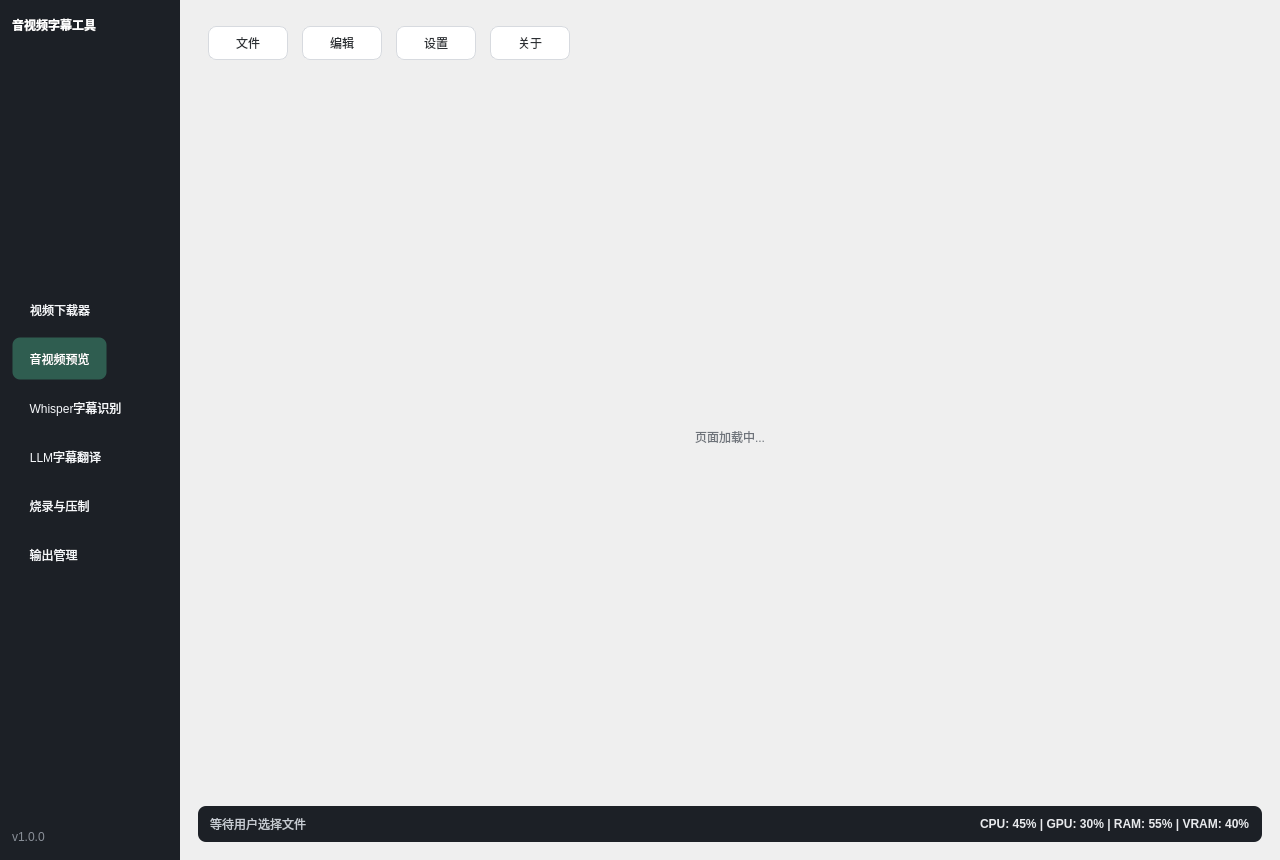
<?xml version="1.0" encoding="UTF-8"?>
<ui version="4.0">
 <class>MainWindow</class>
 <widget class="QMainWindow" name="MainWindow">
  <property name="geometry">
   <rect>
    <x>0</x>
    <y>0</y>
            <width>1280</width>
            <height>860</height>
   </rect>
  </property>
  <property name="minimumSize">
   <size>
            <width>1120</width>
            <height>760</height>
   </size>
  </property>
  <property name="windowTitle">
   <string>qSrtTool</string>
  </property>
  <widget class="QWidget" name="centralwidget">
   <layout class="QHBoxLayout" name="rootLayout">
    <property name="spacing">
     <number>0</number>
    </property>
    <property name="leftMargin">
     <number>0</number>
    </property>
    <property name="topMargin">
     <number>0</number>
    </property>
    <property name="rightMargin">
     <number>0</number>
    </property>
    <property name="bottomMargin">
     <number>0</number>
    </property>
    <item>
     <widget class="QFrame" name="sidebarFrame">
      <property name="minimumSize">
       <size>
        <width>180</width>
        <height>0</height>
       </size>
      </property>
      <property name="maximumSize">
       <size>
        <width>220</width>
        <height>16777215</height>
       </size>
      </property>
      <property name="styleSheet">
       <string notr="true">#sidebarFrame { background-color: #1C2026; }
QToolButton { color: #F5F7FA; font: 11pt &quot;Microsoft YaHei&quot;; padding: 10px 12px; text-align: left; background: transparent; border: 1px solid transparent; border-radius: 8px; }
QToolButton:hover { background-color: #2A2F36; }
QToolButton:checked { background-color: #2F5D50; color: #FFFFFF; }</string>
      </property>
      <layout class="QVBoxLayout" name="sidebarLayout">
       <property name="spacing">
        <number>6</number>
       </property>
       <property name="leftMargin">
        <number>12</number>
       </property>
       <property name="topMargin">
        <number>16</number>
       </property>
       <property name="rightMargin">
        <number>12</number>
       </property>
       <property name="bottomMargin">
        <number>16</number>
       </property>
       <item>
        <widget class="QLabel" name="appTitleLabel">
         <property name="styleSheet">
          <string notr="true">color: #FFFFFF; font: 14pt &quot;Microsoft YaHei&quot;; font-weight: 600;</string>
         </property>
         <property name="text">
          <string>音视频字幕工具</string>
         </property>
        </widget>
       </item>
       <item>
        <spacer name="sidebarSpacerTop">
         <property name="orientation">
          <enum>Qt::Vertical</enum>
         </property>
         <property name="sizeHint" stdset="0">
          <size>
           <width>20</width>
           <height>12</height>
          </size>
         </property>
        </spacer>
       </item>
       <item>
        <widget class="QToolButton" name="navDownloadButton">
         <property name="text">
          <string>视频下载器</string>
         </property>
         <property name="checkable">
          <bool>true</bool>
         </property>
        </widget>
       </item>
       <item>
        <widget class="QToolButton" name="navPreviewButton">
         <property name="text">
          <string>音视频预览</string>
         </property>
         <property name="checkable">
          <bool>true</bool>
         </property>
         <property name="checked">
          <bool>true</bool>
         </property>
        </widget>
       </item>
       <item>
        <widget class="QToolButton" name="navWhisperButton">
         <property name="text">
          <string>Whisper字幕识别</string>
         </property>
         <property name="checkable">
          <bool>true</bool>
         </property>
        </widget>
       </item>
       <item>
        <widget class="QToolButton" name="navTranslateButton">
         <property name="text">
          <string>LLM字幕翻译</string>
         </property>
         <property name="checkable">
          <bool>true</bool>
         </property>
        </widget>
       </item>
       <item>
        <widget class="QToolButton" name="navBurnButton">
         <property name="text">
          <string>烧录与压制</string>
         </property>
         <property name="checkable">
          <bool>true</bool>
         </property>
        </widget>
       </item>
       <item>
        <widget class="QToolButton" name="navOutputButton">
         <property name="text">
          <string>输出管理</string>
         </property>
         <property name="checkable">
          <bool>true</bool>
         </property>
        </widget>
       </item>
       <item>
        <spacer name="sidebarSpacerBottom">
         <property name="orientation">
          <enum>Qt::Vertical</enum>
         </property>
         <property name="sizeHint" stdset="0">
          <size>
           <width>20</width>
           <height>40</height>
          </size>
         </property>
        </spacer>
       </item>
       <item>
        <widget class="QLabel" name="sidebarFooterLabel">
         <property name="styleSheet">
          <string notr="true">color: #8A9099; font: 9pt &quot;Microsoft YaHei&quot;;</string>
         </property>
         <property name="text">
          <string>v1.0.0</string>
         </property>
        </widget>
       </item>
      </layout>
     </widget>
    </item>
    <item>
     <layout class="QVBoxLayout" name="contentLayout">
      <property name="spacing">
       <number>18</number>
      </property>
      <property name="leftMargin">
       <number>18</number>
      </property>
      <property name="topMargin">
       <number>18</number>
      </property>
      <property name="rightMargin">
       <number>18</number>
      </property>
      <property name="bottomMargin">
       <number>18</number>
      </property>
      <item>
       <layout class="QHBoxLayout" name="topMenuLayout">
        <property name="spacing">
         <number>14</number>
        </property>
        <property name="leftMargin">
         <number>10</number>
        </property>
        <property name="topMargin">
         <number>8</number>
        </property>
        <property name="rightMargin">
         <number>10</number>
        </property>
        <property name="bottomMargin">
         <number>8</number>
        </property>
        <item>
         <widget class="QPushButton" name="menuFileButton">
          <property name="minimumSize">
           <size>
            <width>80</width>
            <height>34</height>
           </size>
          </property>
          <property name="styleSheet">
           <string notr="true">QPushButton { background-color: #FFFFFF; color: #2B2F33; border: 1px solid #D7DADF; border-radius: 8px; padding: 6px 16px; font: 11pt &quot;Microsoft YaHei&quot;; }
QPushButton:hover { background-color: #F0F2F5; }</string>
          </property>
          <property name="text">
           <string>文件</string>
          </property>
         </widget>
        </item>
        <item>
         <widget class="QPushButton" name="menuSubtitleButton">
          <property name="minimumSize">
           <size>
            <width>80</width>
            <height>34</height>
           </size>
          </property>
          <property name="styleSheet">
           <string notr="true">QPushButton { background-color: #FFFFFF; color: #2B2F33; border: 1px solid #D7DADF; border-radius: 8px; padding: 6px 16px; font: 11pt &quot;Microsoft YaHei&quot;; }
QPushButton:hover { background-color: #F0F2F5; }</string>
          </property>
          <property name="text">
           <string>编辑</string>
          </property>
         </widget>
        </item>
        <item>
         <widget class="QPushButton" name="menuSettingsButton">
          <property name="minimumSize">
           <size>
            <width>80</width>
            <height>34</height>
           </size>
          </property>
          <property name="styleSheet">
           <string notr="true">QPushButton { background-color: #FFFFFF; color: #2B2F33; border: 1px solid #D7DADF; border-radius: 8px; padding: 6px 16px; font: 11pt &quot;Microsoft YaHei&quot;; }
QPushButton:hover { background-color: #F0F2F5; }</string>
          </property>
          <property name="text">
           <string>设置</string>
          </property>
         </widget>
        </item>
        <item>
         <widget class="QPushButton" name="menuAboutButton">
          <property name="minimumSize">
           <size>
            <width>80</width>
            <height>34</height>
           </size>
          </property>
          <property name="styleSheet">
           <string notr="true">QPushButton { background-color: #FFFFFF; color: #2B2F33; border: 1px solid #D7DADF; border-radius: 8px; padding: 6px 16px; font: 11pt &quot;Microsoft YaHei&quot;; }
QPushButton:hover { background-color: #F0F2F5; }</string>
          </property>
          <property name="text">
           <string>关于</string>
          </property>
         </widget>
        </item>
        <item>
         <spacer name="topMenuSpacer">
          <property name="orientation">
           <enum>Qt::Horizontal</enum>
          </property>
          <property name="sizeHint" stdset="0">
           <size>
            <width>40</width>
            <height>20</height>
           </size>
          </property>
         </spacer>
        </item>
       </layout>
      </item>
      <item>
       <widget class="QStackedWidget" name="mainStackedWidget">
        <property name="currentIndex">
         <number>0</number>
        </property>
        <widget class="QWidget" name="pagePlaceholder">
         <layout class="QVBoxLayout" name="placeholderLayout">
          <property name="leftMargin">
           <number>0</number>
          </property>
          <property name="topMargin">
           <number>0</number>
          </property>
          <property name="rightMargin">
           <number>0</number>
          </property>
          <property name="bottomMargin">
           <number>0</number>
          </property>
          <item>
           <widget class="QLabel" name="placeholderLabel">
            <property name="styleSheet">
             <string notr="true">color: #6E737A; font: 11pt &quot;Microsoft YaHei&quot;;</string>
            </property>
            <property name="text">
             <string>页面加载中...</string>
            </property>
            <property name="alignment">
             <set>Qt::AlignCenter</set>
            </property>
           </widget>
          </item>
         </layout>
        </widget>
       </widget>
      </item>
      <item>
       <widget class="QFrame" name="statusBarWidget">
        <property name="minimumSize">
         <size>
          <width>0</width>
          <height>36</height>
         </size>
        </property>
        <property name="styleSheet">
         <string notr="true">#statusBarWidget { background-color: #1C2026; border-radius: 8px; }
#statusBarWidget QLabel { color: #C6CBD2; font: 9pt &quot;Microsoft YaHei&quot;; }</string>
        </property>
        <layout class="QHBoxLayout" name="statusBarLayout">
         <property name="spacing">
          <number>10</number>
         </property>
         <property name="leftMargin">
          <number>12</number>
         </property>
         <property name="topMargin">
          <number>6</number>
         </property>
         <property name="rightMargin">
          <number>12</number>
         </property>
         <property name="bottomMargin">
          <number>6</number>
         </property>
         <item>
          <widget class="QLabel" name="statusHintLabel">
           <property name="text">
            <string>等待用户选择文件</string>
           </property>
          </widget>
         </item>
         <item>
          <spacer name="statusBarSpacer">
           <property name="orientation">
            <enum>Qt::Horizontal</enum>
           </property>
           <property name="sizeHint" stdset="0">
            <size>
             <width>40</width>
             <height>20</height>
            </size>
           </property>
          </spacer>
         </item>
         <item>
          <widget class="QLabel" name="statusPerfLabel">
           <property name="styleSheet">
            <string notr="true">color: #E8EAED; font-weight: 600;</string>
           </property>
           <property name="text">
            <string>CPU: 45% | GPU: 30% | RAM: 55% | VRAM: 40%</string>
           </property>
          </widget>
         </item>
        </layout>
       </widget>
      </item>
     </layout>
    </item>
   </layout>
  </widget>
  <widget class="QMenuBar" name="menubar">
   <property name="geometry">
    <rect>
     <x>0</x>
     <y>0</y>
     <width>1100</width>
     <height>22</height>
    </rect>
   </property>
  </widget>
 </widget>
 <resources/>
 <connections/>
</ui>
